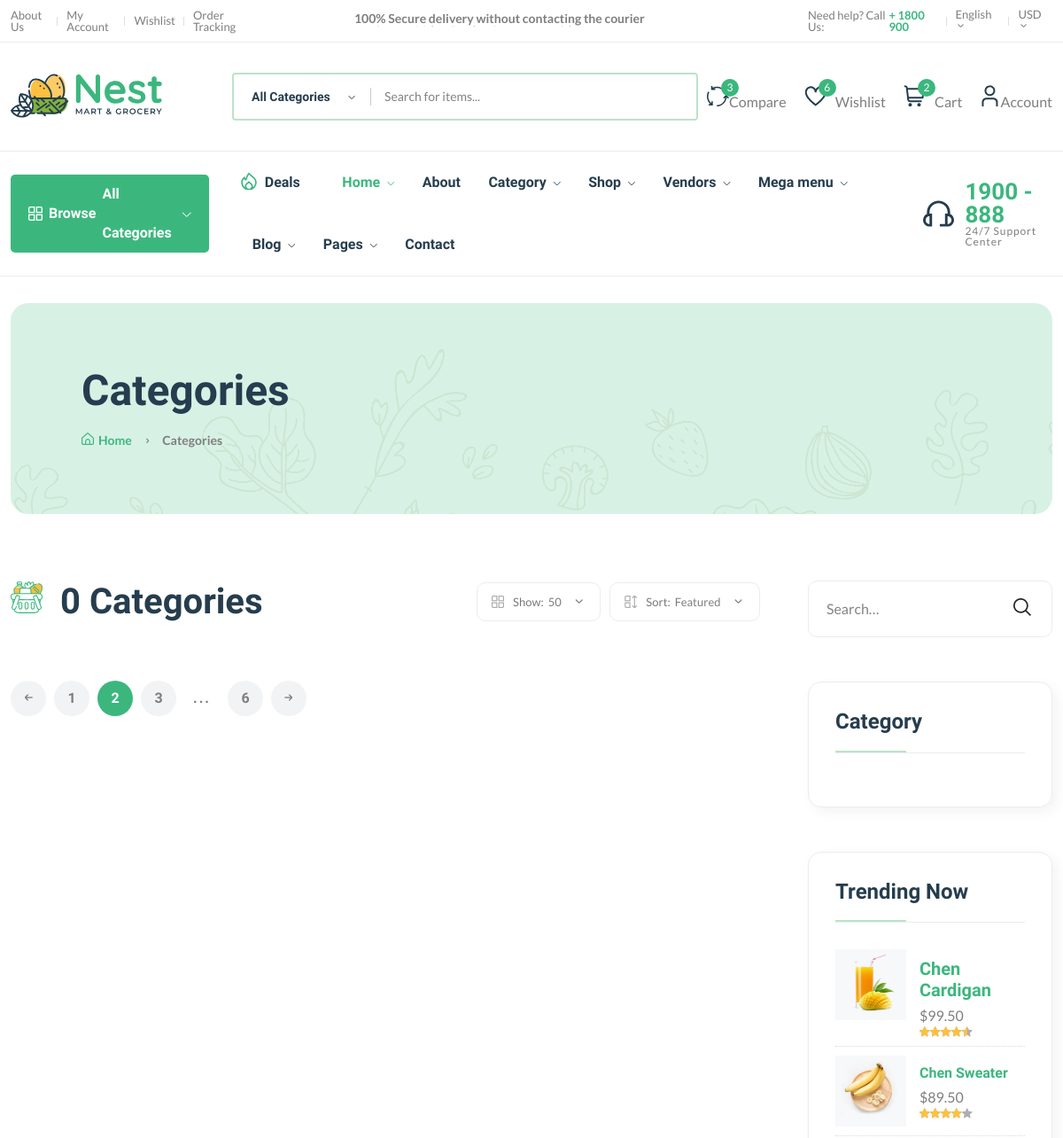
The app's page /category/ (upper part), older data.
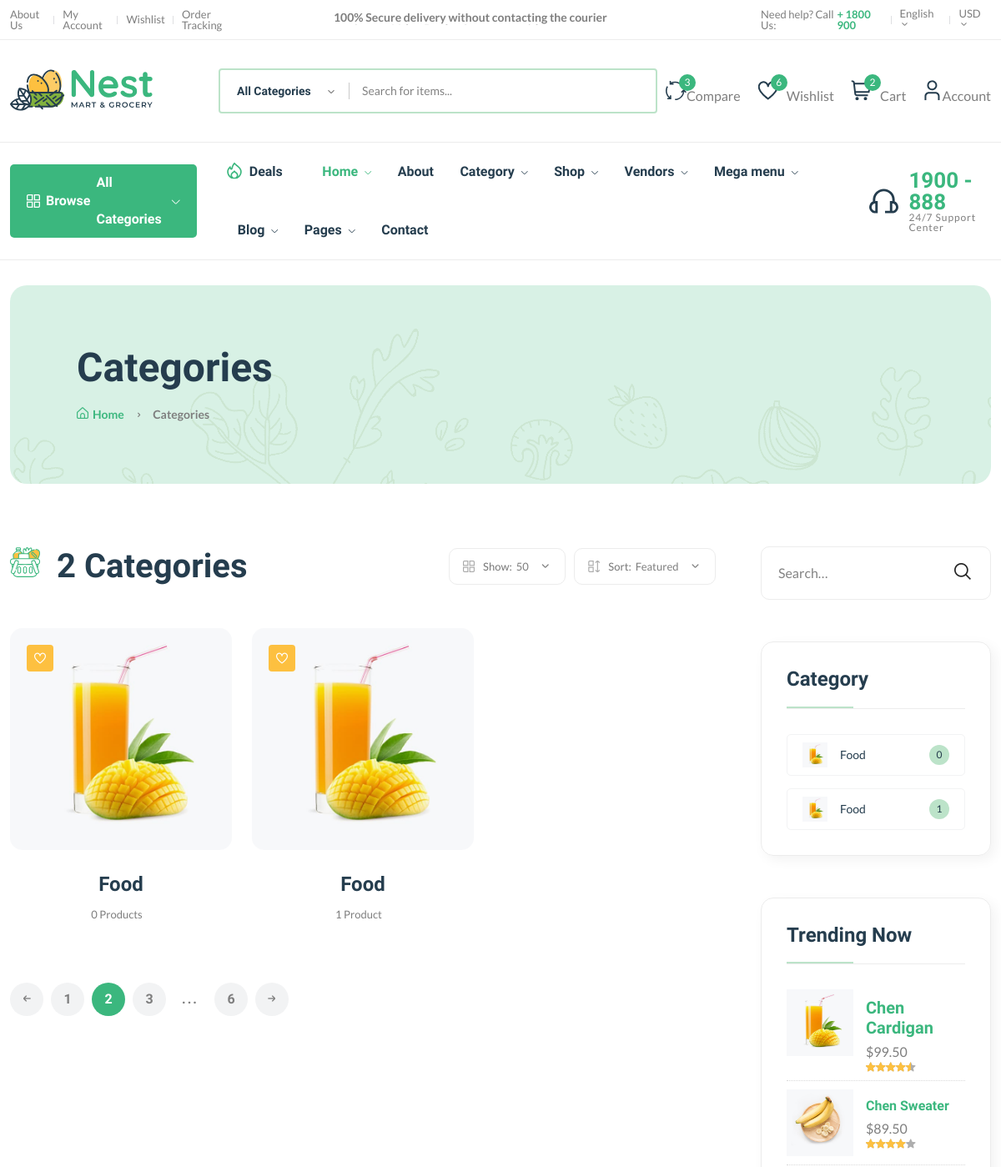
The same page, newer data.
### core/models.py (models this page shows, shortened)
class Category(models.Model):
    cid = ShortUUIDField(unique=True,length=10,max_length=20,prefix="cat",alphabet="abcdefgh12345")
    title = models.CharField(max_length=100, default="Food")
    image= models.ImageField(upload_to="category", default="category.jpg")
    class Meta:
        verbose_name_plural = "Categories"

### core/views.py (the view)
# urls.py: path('category/', views.category_list_view, name='category-list'),
def category_list_view(request):
    categories = Category.objects.all()
    context = {
        "categories":categories
    }
    template = loader.get_template("category-list.html")
    return HttpResponse(template.render(context,request))

### core/context_processor.py (called while the page is built)
def default(request):
    categories = Category.objects.all()
    return{
        "categories":categories,
    }

### core/templates/category-list.html (shortened to what the changed rows need)
{% extends 'partials/base.html' %}
{% load static %}
{% block content  %}
<main class="main">
    <div class="page-header mt-30 mb-75">
        <div class="container">
            <div class="archive-header">
                <div class="row align-items-center">
                    <div class="col-xl-3">
                        <h1 class="mb-15">Categories</h1>
                    </div>
                </div>
            </div>
        </div>
    </div>
    <div class="page-content mb-50">
        <div class="container">
            <div class="row">
                <div class="col-lg-9">
                    <div class="shop-product-fillter mb-50 pr-30">
                        <div class="totall-product">
                            <h2>
                                <img class="w-36px mr-10" src="{% static 'assets/imgs/theme/icons/category-1.svg' %}" alt="" />
                                {{categories.count}} Categories
                            </h2>
                        </div>
                    </div>
                    <div class="loop-grid pr-30">
                        <div class="row">
                            {% for category in categories %}
                            <article class="col-xl-4 col-lg-6 col-md-6 text-center hover-up mb-30 animated">
                                <div class="post-thumb">
                                    <a href="http://127.0.0.1:8000/category/{{category.cid}}">
                                        <img class="border-radius-15" src="{{category.image.url}}" alt="" />
                                    </a>
                                    <div class="entry-meta">
                                        <a class="entry-meta meta-2" href="blog-category-grid.html"><i class="fi-rs-heart"></i></a>
                                    </div>
                                </div>
                                <div class="entry-content-2">
                                    <h4 class="post-title mb-15">
                                        <a href="http://127.0.0.1:8000/category/{{category.cid}}">{{category.title}}</a>
                                    </h4>
                                    <div class="entry-meta font-xs color-grey mt-10 pb-10">
                                        <div>
                                            <span class="hit-count mr-10">{{category.category.count}} Product{{category.category.count|pluralize}}</span>
                                        </div>
                                    </div>
                                </div>
                            </article>
                            {% endfor %}
                        </div>
                    </div>
                </div>
                <div class="col-lg-3 primary-sidebar sticky-sidebar">
                    <div class="widget-area">
                        <div class="sidebar-widget widget-category-2 mb-50">
                            <ul>
                                {% for category in categories  %}
                                <li>
                                    <a href="shop-grid-right.html"> <img src="{{category.image.url}}" alt="" />{{category.title}}</a><span class="count">{{category.category.count}}</span>
                                </li>
                                {% endfor %}
                            </ul>
                        </div>
                    </div>
                </div>
            </div>
        </div>
    </div>
</main>
{% endblock  %}

Row changes from the older to the newer data that the page shows:
added Category: image (picture), title "Food", category.count "0"
added Category: image (picture), title "Food", category.count "1"
Text that changed along with them:
{{ categories.count }}: "0" → "2"
